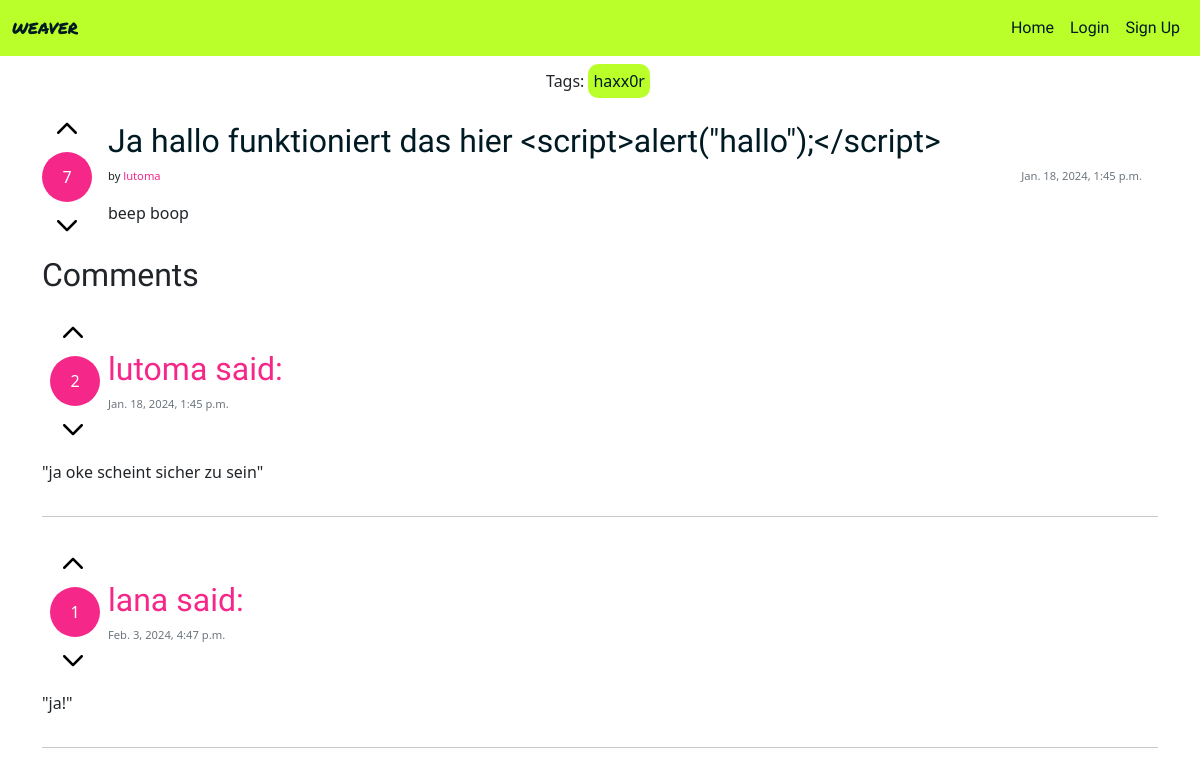
Page /thread/ja-hallo-funktioniert-das-hier-scriptalerthalloscript/ on the committed database.
### weave_manager/models.py (models this page shows, shortened)
class Thread(models.Model):
    title = models.CharField(max_length=200, unique=True)
    slug = models.SlugField(max_length=200, unique=True)
    author = models.ForeignKey(settings.AUTH_USER_MODEL,
        on_delete=models.CASCADE, related_name="posts")
    content = models.TextField()
    votes = models.IntegerField(default=0)
    created_on = models.DateTimeField(auto_now_add=True)
    status = models.IntegerField(choices=STATUS, default=0)
    tags = TaggableManager()
    class Meta:
        ordering = ["-created_on"]

class Comment(models.Model):
    thread = models.ForeignKey(Thread, on_delete=models.CASCADE, related_name="comments")
    author = models.ForeignKey(settings.AUTH_USER_MODEL,
        on_delete=models.CASCADE, related_name="commenter")
    body = models.TextField()
    votes = models.IntegerField(default=0)
    created_on = models.DateTimeField(auto_now_add=True)
    class Meta:
        ordering = ["created_on"]

### authentication/models.py (models this page shows)
class User(AbstractUser):
    bio = models.CharField(max_length=200, unique=False, default="Your bio could be here.")
    created_on = models.DateTimeField(auto_now_add=True)
    profile_pic = models.ImageField(null=True, blank=True, default="default.png")

### weave_manager/views.py (the view)
# urls.py: path('thread/<slug:slug>/', ThreadDetailView.as_view(), name='thread_detail'),
class ThreadDetailView(DetailView):
    model = Thread
    template_name = 'thread_detail.html'
    context_object_name = 'thread'
    def get_context_data(self, **kwargs):
        context = super().get_context_data(**kwargs)
        context['comment_form'] = CommentForm()
        context['comments'] = self.object.comments.all()  # Retrieve comments for the thread
        return context

### weave_manager/templates/thread_detail.html (shortened to what this page needs)
{% extends "base.html" %}
{% load static %}
{% load crispy_forms_tags %}
{% block content %}
<div class="container-lg">
    <div class="d-flex flex-row align-items-center justify-content-center m-2">
        <p class="m-0">Tags:</p>
        {% for tag in thread.tags.all %}
        <a href="{% url 'tag_site' slug=tag.slug %}"><p class="tag m-0 mx-1">{{ tag }}</p>
        {% endfor %}</a>
    </div>
    <div class="my-2 d-flex flex-row">
        <div class="d-flex flex-column align-items-center">
            <a href="{% url 'upvote_thread' thread_id=thread.id %}"><img src="{% static 'img/icons/up.svg' %}" class="icon m-2"></img></a>
            <p class="circle m-0">{{ thread.votes }}</p>
            <a href="{% url 'downvote_thread' thread_id=thread.id %}"><img src="{% static 'img/icons/up.svg' %}" class="icon m-2 rotate-180"></img></a>
        </div>
        <div class="card-body d-flex flex-column">
            <h2><a href="{% url 'thread_detail' slug=thread.slug %}" class="card-title">{{ thread.title }}</a></h2>
            <div class="d-flex flex-row justify-content-between">
                <p class="fs-7">by <a href="{% url 'user_profile' username=thread.author %}" class="link">{{ thread.author }}</a></p>
                <p class="card-text text-muted fs-7">{{ thread.created_on}}</p>
            </div>
            <p class="card-text">{{ thread.content }}</p>
        </div>
    </div>
</div>
<div class="container-lg">
    <h2>Comments</h2>
    {% for comment in comments %}
    <div class="d-flex flex-column">
        <div class="d-flex flex-row align-items-center">
            <div class="p-2">
                <a href="{% url 'upvote_comment' comment_id=comment.id %}"><img src="{% static 'img/icons/up.svg' %}" class="icon m-2"></img></a>
                <p class="circle m-0">{{ comment.votes }}</p>
                <a href="{% url 'downvote_comment' comment_id=comment.id %}"><img src="{% static 'img/icons/up.svg' %}" class="icon m-2 rotate-180"></img></a>
            </div>
            <div>
                <a href="{% url 'user_profile' username=comment.author %}" class="link">
                    <h2>{{ comment.author }} said:</h2>
                </a>
                <p class="card-text text-muted fs-7">{{ comment.created_on}}</p>
            </div>
        </div>
        <div class="comment">
            <p>"{{ comment.body }}"</p>
        </div>
    </div>
    <hr>
    {% endfor %}
</div>
{% endblock %}

### static/css/style.css (style rules this page uses)
:root { --color-text-dark: #001A23; --color-text-light: #FFFFFF; --color-highlight: #BAFF2A; --color-background: #FFFFFF; --color-background-highlight: #F52789; }
.circle { background-color: var(--color-background-highlight); color: var(--color-text-light); width: 50px; height: 50px; line-height: 50px; text-align: center; border-radius: 50px; }
.icon { width: 30px; height: 30px; }
h1, h2, h3, h4 { font-family: 'Alatsi', sans-serif; text-wrap: pretty; }
.link { color: var(--color-background-highlight); }
a { text-decoration: none; text-decoration: transparent; }
.tag { padding: 5px; border-radius: 10px; background-color: var(--color-highlight); color: var(--color-text-dark); }
.rotate-180 { transform: rotate(180deg); }
.fs-7 { font-size: 0.7em; }
.card-title { color: var(--color-text-dark); text-decoration: none; text-decoration: transparent; }

### rows in the picture
Tag: name "haxx0r"
Thread: votes "7", title "Ja hallo funktioniert das hier <script>alert(\"hallo\");</script>", author "lutoma", created_on "Jan. 18, 2024, 1:45 p.m.", content "beep boop"
Comment: votes "2", author "lutoma", created_on "Jan. 18, 2024, 1:45 p.m.", body "ja oke scheint sicher zu sein"
Comment: votes "1", author "lana", created_on "Feb. 3, 2024, 4:47 p.m.", body "ja!"
